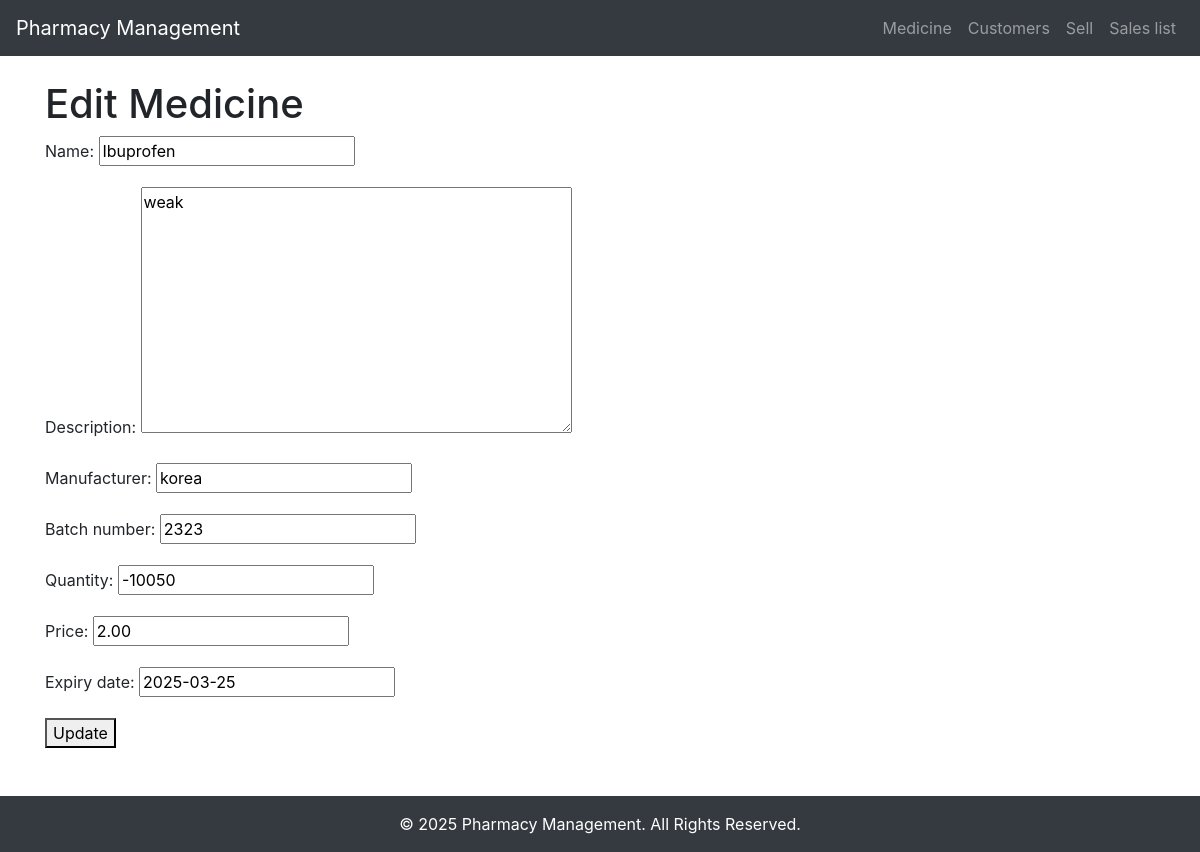
The page /Medicine/2/edit/ on the database its author committed.
### pharmacy/models.py (models this page shows, shortened)
class Medicine(models.Model):
    name = models.CharField(max_length=255)
    description = models.TextField(blank=True, null=True)
    manufacturer = models.CharField(max_length=255)
    batch_number = models.CharField(max_length=50, unique=True)
    quantity = models.IntegerField()
    price = models.DecimalField(max_digits=10, decimal_places=2)
    expiry_date = models.DateField()

### pharmacy/views.py (the view)
# urls.py: path('Medicine/<int:pk>/edit/', MedicineUpdateView.as_view(), name='medicine_edit'),
class MedicineUpdateView(UpdateView):
    model = Medicine
    form_class = MedicineForm
    template_name = 'pharmacy/medicine/medicine_edit.html'
    success_url = reverse_lazy('inventory_list')

### pharmacy/forms.py
class MedicineForm(forms.ModelForm):
    class Meta:
        model = Medicine
        fields = '__all__'

### pharmacy/templates/pharmacy/medicine/medicine_edit.html (shortened to what this page needs)
{% extends 'pharmacy/base.html' %}
{% block content %}
    <h1>Edit Medicine</h1>
    <form method="POST">
        {{ form.as_p }}
        <button type="submit">Update</button>
    </form>
{% endblock %}

### rows shown on the page
Medicine: name "Ibuprofen", description "weak", manufacturer "korea", batch_number "2323", quantity "-10050", price "2.00", expiry_date "2025-03-25"
